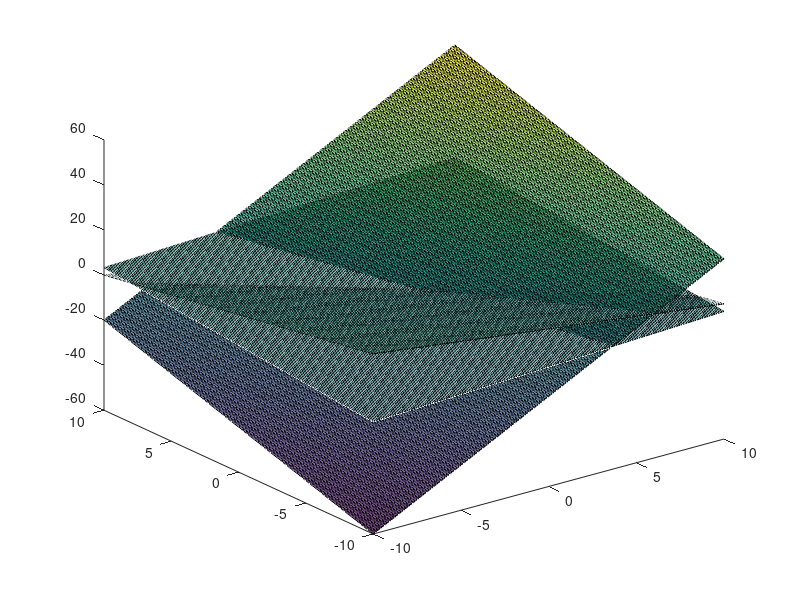

Here is the MATLAB script that generated this plot: (Note: this script raises an error after producing the figure.)
%% 
% *Multiobjective Optimization*
% 
% Consider the linear multiobjective problem:
% 
% $$\left\lbrace \begin{array}{ll}\textrm{minimize} & \left(x_1 +2x_2 -3x_3 
% \right),\left({-x}_1 -x_2 -x_3 \right),\left(-4x_1 -2x_2 +x_3 \right)\\\textrm{subject}\;\textrm{to} 
% & x_1 +x_2 +x_3 \le 10\\\; & x_3 \le 5\\\; & -x_1 \le 0\\\; & -x_2 \le 0\\\; 
% & -x_3 \le 0\end{array}\right.$$ 
% 
% Check if the points u = (5, 0, 5), v = (4, 4, 2) and w = (1, 4, 4) are minima 
% or weak minima by solving the corresponding auxiliary problems.

close all;
clear;
clc;

matlab.lang.OnOffSwitchState = 1;

x1 = -10:0.1:10;
x2 = -10:0.1:10;

[X1,X2] = meshgrid(x1,x2);

X3 = (X1+2.*X2)/3;
X4 = (-X1-X2);
X5 = (4.*X1+2.*X2);
surface(X1,X2,X3, 'FaceAlpha',0.5);
hold on
surface(X1,X2,X4,'FaceAlpha',0.2);
surface(X1,X2,X5, 'FaceAlpha',0.7);
view(3);
hold off
%%
% Environment Variables
C = [ 1  2 -3
     -1 -1 -1
     -4 -2  1];

A = [ 1  1  1
      0  0  1
     -1  0  0
      0 -1  0
      0  0 -1];

b = [10
      5
      0
      0
      0];

u = [5
     0
     5];

v = [4
     4
     2];

w = [1
     4
     4];

y = v;

% Variables number
n = size(C,2);
% Functions number
p = size(C,1);
% Constraints number
m = size(A,1);

% Calculate the linear Problem

c = [zeros(n,1)
    -ones(p,1)];

P = [C           eye(p)
     A           zeros(m,n)
     zeros(p,n) -eye(p)];

q = [C*y
     b
     zeros(p,1)];

% Solve the Linear Programming check minimum
options = optimset('Display', 'off');
[~, minimum] = linprog(c,P,q, [],[],[],[],options)

% Solve the Linear Programming check weak minimum

c = [zeros(n,1)
     zeros(p,1)
     -1];

P = [zeros(p,n)  -eye(p)    ones(p,1)
     C           eye(p)     zeros(p,1)
     A           zeros(m,n) zeros(m,1)
     zeros(p,n) -eye(p)     zeros(p,1)];

q = [zeros(p,1)
     C*y
     b
     zeros(p,1)];


[~, minimum_weak] = linprog(c,P,q, [],[],[],[],options)

%% 
% *Alternative and Manual verification*
% 
% Check the point $x^{\star } =\left(5,0\ldotp 5\right)$
% 
% Calculate $f\left(x^{\star } \right)$

x1 = 5;
x2 = 0;
x3 = 5;

f1 = x1+2.*x2-3.*x3;
f2 = -x1-x2-x3;
f3 = -4.*x1-2.*x2+x3;

f_xopt = [f1 f2 f3]
%% 
% The corresponding auxiliary problem with $f\left(x^{\star } \right)=\left(-10,-10,-15\right)$
% 
% $$\left\lbrace \begin{array}{lll}-\textrm{minimize} & -v & \\s\ldotp t & x_1 
% +2x_2 -3x_3 +\varepsilon_1  & \le -10\\ & -x_1 -x_2 -x_3 +\varepsilon_2  & \le 
% -10\\ & -4x_1 -2x_2 +x_3 +\varepsilon_3  & \le -15\\ & x_1 +x_2 +x_3  & \le 
% 10\\ & x_3  & \le 5\\ & x_1 \ldotp x_2 ,x_3  & \ge 0\\ & \varepsilon_1 ,\varepsilon_2 
% ,\varepsilon_3  & \ge 0\\ & -v & \le \varepsilon_i \end{array}\right.$$

A = [ 1  2 -3  1  0  0  0
     -1 -1 -1  0  1  0  0
     -4 -2  1  0  0  1  0
      1  1  1  0  0  0  0
      0  0  1  0  0  0  0
      0  0  0 -1  0  0  0
      0  0  0  0 -1  0  0
      0  0  0  0  0 -1  0
     -1  0  0  0  0  0  1
      0 -1  0  0  0  0  1
      0  0 -1  0  0  0  1];

b = [-10
     -10
     -15
      10 
       5
       0 
       0
       0
       0
       0
       0];

f = [0
     0
     0
     0
     0
     0
    -1];

lb = [0
      0
      0
      0
      0
      0
     -inf];

[x, fval] = linprog(f,A,b, [], [], lb);
x
fval